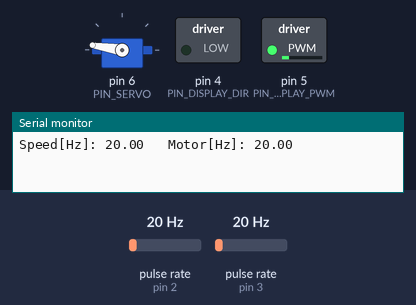
Bench run of a sketch on a simulated Arduino Uno, built with avr-gcc and run on an emulated ATmega328P. On the bench: servo, switched loads named in the sketch (green lamp = pin HIGH), the last lines printed to the serial monitor. Wiring (inferred from the names in the program): 2 × pulse sensor: data pin 2 / data pin 3. The inputs (shaded band) are chosen by the test bench; at power-on: pulse rate (sensors on pin 2, pin 3) 20 Hz.

Above: at 1.2 s.
1.3 s: pulse rate (sensor on pin 2) set to 150 Hz
At 2.5 s:
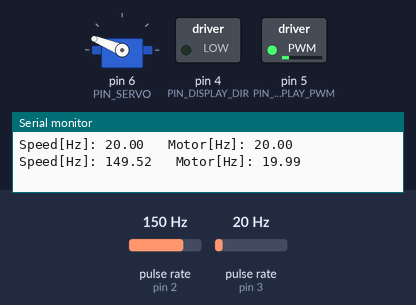
2.8 s: pulse rate (sensor on pin 3) set to 196 Hz
5.8 s: pulse rate (sensor on pin 2) set to 4 Hz
At 8.42 s:
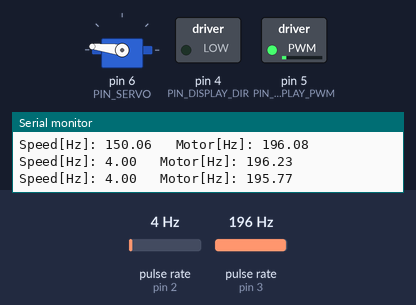
8.8 s: pulse rate (sensor on pin 3) set to 150 Hz
11.8 s: pulse rate (sensor on pin 2) set to 100 Hz
At 12.2 s:
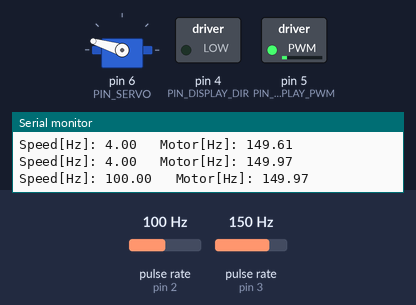
Timing chart, 0 to 14.8 s (numbered marks = the images above; inputs shaded):
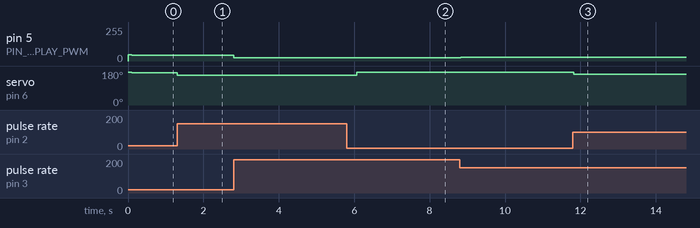

Measured:
- after the input at 1.3 s, servo on pin 6 (PIN_SERVO): 171° → 158° at once
- after the input at 5.8 s, servo on pin 6 (PIN_SERVO): 158° → 173° after 0.27 s
- after the input at 11.8 s, servo on pin 6 (PIN_SERVO): 173° → 163° at once

The sketch:

winde.ino
```cpp
#include "messSpeed.h"
#include "messMotor.h"
#include "dispSpeed.h"
#include "dispMotor.h"

static unsigned long lastDebug;
static const bool doDebugSpeed = true;
static const bool doDebugMotor = true;


void setup()
{
  Serial.begin(115200);

  messMotorSetup();
  messSpeedSetup();
  dispMotorSetup();
  dispSpeedSetup();

  lastDebug = millis();
}


void loop()
{
  messMotorLoop();
  messSpeedLoop();

  const unsigned long now = millis();
  if (now - lastDebug > 1000) {
    if (doDebugSpeed) {
      Serial.print("Speed[Hz]: ");
      Serial.print(messSpeedFreq);
      Serial.print("   ");
    }
    if (doDebugMotor) {
      Serial.print("Motor[Hz]: ");
      Serial.print(messMotorFreq);
      Serial.print("   ");
    }
    if (doDebugSpeed || doDebugMotor) Serial.println();

    lastDebug = now;
  }

  dispMotorUPM = messMotorFreq * 3.33;
  dispSpeedKMH = messSpeedFreq * 0.07;

  dispMotorLoop();
  dispSpeedLoop();
}
```

dispMotor.cpp
```cpp
#include "dispMotor.h"

#include <Arduino.h>

#define PIN_DISPLAY_PWM 5
#define PIN_DISPLAY_DIR 4

static const float linearM = 0.03216666667;
static const float linearC = -47.;
static const float clampMin = -49.;
static const float clampMax = 51.5;

float dispMotorUPM;

/*

Kalibrierung der Anzeige 2023-12-29

bei M=1 und C=0 und clamp auf +-60 ermittelt:
-46 liegt noch nicht auf.
-47 liegt auf.
Verwende daher -47 als 0 U/min
49 ist bisschen ünter 3000
50 ist bisschen über 3000
verwende daher 49.5 als 3000 U/min

Habe damit rechnerisch die Werte für 1000 und 2000 U/min ermittelt und getestst. Passt.

Als Clampwerte wurden die Werte von 0 und 3000 jeweils um 2 erweitert.

*/

void dispMotorSetup()
{
  dispMotorUPM = 0;
  pinMode(PIN_DISPLAY_DIR, OUTPUT);
  pinMode(PIN_DISPLAY_PWM, OUTPUT);
}

void dispMotorLoop()
{
  float y = dispMotorUPM * linearM + linearC;
  if (y < clampMin) y = clampMin;
  if (y > clampMax) y = clampMax;
  int i = y;
  if (i < 0) {
    digitalWrite(PIN_DISPLAY_DIR, LOW);
    analogWrite(PIN_DISPLAY_PWM, -i);
  } else {
    digitalWrite(PIN_DISPLAY_DIR, HIGH);
    analogWrite(PIN_DISPLAY_PWM, 255-i);
  }
}
```

dispMotor.h
```cpp
#ifndef __DISPMOTOR_H
#define __DISPMOTOR_H

/*

Gemeint ist die Drehzahlanzeige für den Motor

*/

extern float dispMotorUPM; // Umdrehungen pro Minute

void dispMotorSetup();
void dispMotorLoop();

#endif
```

dispSpeed.cpp
```cpp
#include "dispSpeed.h"

#include "idleServo.h"
#include <Arduino.h>

#define PIN_SERVO 6

static idleServo myServo(PIN_SERVO);

static const float linearM = -14.49152542;
static const float linearC = 2330.;
static const float clampMin = 620.;
static const float clampMax = 2330.;

float dispSpeedKMH;

/*

Kalibrierung der Anzeige 2023-12-29

bei M=1 und C=0 und clamp auf 100 und 2900:
ermittle die Werte wo der Servo sein mechanisches Limit hat und geh 50 davon weg.
mechanisch grade noch nicht am Limit sind 570 und 2380
nehme daher 620 und 2330
schraube zeiger auf 0 km/h bei 2330.
bei 620 ist dann 118 km/h

*/

void dispSpeedSetup()
{
  dispSpeedKMH = 0;
  pinMode(PIN_SERVO, OUTPUT);
}

void dispSpeedLoop()
{
  float y = dispSpeedKMH * linearM + linearC;
  if (y < clampMin) y = clampMin;
  if (y > clampMax) y = clampMax;
  myServo.writeMicroseconds(y);
  myServo.loop();
}
```

dispSpeed.h
```cpp
#ifndef __DISPSPEED_H
#define __DISPSPEED_H

/*

Gemeint ist die Geschwindigkeitsanzeige des Seiles

*/

extern float dispSpeedKMH; // Kilometer pro Stunde

void dispSpeedSetup();
void dispSpeedLoop();

#endif
```

idleServo.cpp
```cpp
#include "idleServo.h"

#include <Arduino.h>
#include <limits.h>

static const unsigned long maxAgeMillis = 10000; // auf jeden Fall deutlich mehr, als der Speed ermittler braucht um 0 U/min zu erkennen!

idleServo::idleServo(int pin_)
  : oldValue(INT_MIN), pin(pin_)
{
}

void idleServo::writeMicroseconds(int value)
{
  if (oldValue != value) {
    myServo.writeMicroseconds(value);
    if ( ! myServo.attached()) myServo.attach(pin); // do this after writeMicroseconds!
    lastChangeMillis = millis();
    oldValue = value;
  }
}

void idleServo::loop()
{
  if (myServo.attached() && millis() - lastChangeMillis > maxAgeMillis) {
    myServo.detach();
    /*

      detach wird einfach sofort gemacht. Es kann sein, dass es im Moment eines Pulses geschieht oder im Moment einer Pause.
      Die Servo Bibliothek hört einfach auf, als bleibt das Signal einfach high oder low je nachdem wann man detacht.
      Ich dachte das muss ich besser machen und habe manuell nach dem detach auf low geschaltet.
      Dann aber wird falls gerade high war ein zu kurzer Puls ausgegeben und das Servo fährt noch ein bisschen.
      Tatsächlich ist es daher die bessere Variante einfach nichts zu tun, denn
      der Servo fährt nicht, wenn er einen unendlichen high pulse empfängt.

      Eigentlich sollte die Servo library den letzten Puls ausgeben und danach abschalten. Das kann sie aber nicht.

    */
  }
}
```

idleServo.h
```cpp
#ifndef __IDLESERVO_H
#define __IDLESERVO_H

#include <Servo.h>

class idleServo {
public:
  idleServo(int pin_);
  void writeMicroseconds(int value);
  void loop();
private:
  Servo myServo;
  unsigned long lastChangeMillis;
  int oldValue;
  const int pin;
};

#endif
```

messMotor.cpp
```cpp
#include "messMotor.h"

#include <Arduino.h>

#define PIN_PULSE 3

volatile static unsigned long newPulseIrqDisable; // only access with interrupts disabled!
volatile static bool newPulseDefinedIrqDisable; // only access with interrupts disabled!

static unsigned long lastPulse;
static bool lastPulseDefined;

static const unsigned long maxPulseLength = 3000000;

float messMotorFreq;

/*

Kalibrierung der Messwerte:

Um zu Kalibrieren, schau dass die Werte identisch zur Kardanwelle sind wenn diese nicht gebremst ist.
Achtung, nimm dabei die korrekten Messwerte der Kardanwelle und nicht deren schon um 2,3 reduzierten Werte!

*/


static void pinPulseChangeHandler()
{
  newPulseIrqDisable = micros();
  newPulseDefinedIrqDisable = true;
}


void messMotorSetup()
{
  pinMode(PIN_PULSE, INPUT);
  newPulseDefinedIrqDisable = false;
  lastPulseDefined = false;
  messMotorFreq = 0;
  attachInterrupt(digitalPinToInterrupt(PIN_PULSE), pinPulseChangeHandler, RISING);
}


void messMotorLoop()
{
  noInterrupts();
  const unsigned long newPulse = newPulseIrqDisable;
  const bool newPulseDefined = newPulseDefinedIrqDisable;
  newPulseDefinedIrqDisable = false;
  interrupts();

  if (newPulseDefined) {
    if (lastPulseDefined) messMotorFreq = float(1000000) / float(newPulse - lastPulse);
    else lastPulseDefined = true;
    lastPulse = newPulse;
  } else if (lastPulseDefined && micros() - lastPulse > maxPulseLength) {
    lastPulseDefined = false;
    messMotorFreq = 0;
  }
}
```

messMotor.h
```cpp
#ifndef __MESSMOTOR_H
#define __MESSMOTOR_H

/*

Gemessen wird die Generatorfrequenz am Motor,
diese ist aber dank Generatorwicklungen und Generatorgetriebe
nicht identisch der Motordrehzahl.

*/

extern float messMotorFreq; // Hertz.

void messMotorSetup();
void messMotorLoop();

#endif
```

messSpeed.cpp
```cpp
#include "messSpeed.h"

#include <Arduino.h>

#define PIN_PULSE 2

volatile static unsigned long newPulseIrqDisable; // only access with interrupts disabled!
volatile static bool newPulseDefinedIrqDisable; // only access with interrupts disabled!

static unsigned long lastPulse;
static bool lastPulseDefined;

static const unsigned long maxPulseLength = 3000000;

float messSpeedFreq;

/*

Kalibrierung der Messwerte:

In der technischen Doku der Winde steht, dass die Seiltrommeln 2,3 mal langsamer
laufen als die Kardanwelle (siehe Geschwindigkeitsnachweis).

*/


static void pinPulseChangeHandler()
{
  newPulseIrqDisable = micros();
  newPulseDefinedIrqDisable = true;
}


void messSpeedSetup()
{
  pinMode(PIN_PULSE, INPUT);
  newPulseDefinedIrqDisable = false;
  lastPulseDefined = false;
  messSpeedFreq = 0;
  attachInterrupt(digitalPinToInterrupt(PIN_PULSE), pinPulseChangeHandler, RISING);
}


void messSpeedLoop()
{
  noInterrupts();
  const unsigned long newPulse = newPulseIrqDisable;
  const bool newPulseDefined = newPulseDefinedIrqDisable;
  newPulseDefinedIrqDisable = false;
  interrupts();

  if (newPulseDefined) {
    if (lastPulseDefined) messSpeedFreq = float(1000000) / float(newPulse - lastPulse);
    else lastPulseDefined = true;
    lastPulse = newPulse;
  } else if (lastPulseDefined && micros() - lastPulse > maxPulseLength) {
    lastPulseDefined = false;
    messSpeedFreq = 0;
  }
}
```

messSpeed.h
```cpp
#ifndef __MESSSPEED_H
#define __MESSSPEED_H

/*

Gemeint ist die Seilgeschwindigkeit.
Diese wird entweder von so einem mit Riemen angetriebenen seitlichen Anbauteil ermittelt
oder über einen Hallsensor der über der Turbokupplung hängt.
Einer davon ist blind.
Muss noch ermittelt werden welches Kabel angeschlossen ist.

*/

extern float messSpeedFreq; // Hertz

void messSpeedSetup();
void messSpeedLoop();

#endif
```
